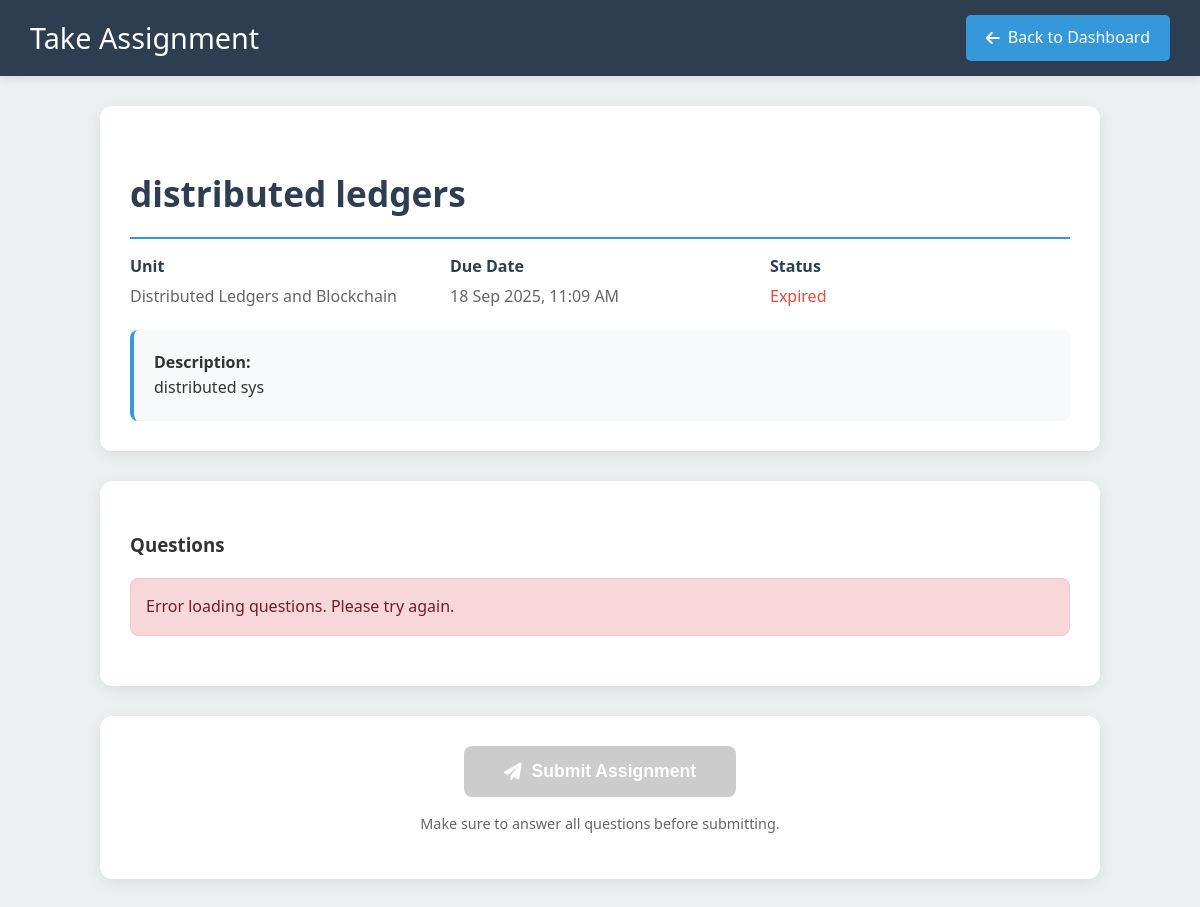
Page /student/take_assignment.php?id=2 (signed in) on the committed database.
### tables this page shows
CREATE TABLE `interactive_assignments` (
  `id` int NOT NULL,
  `lecturer_id` int NOT NULL,
  `unit_id` int NOT NULL,
  `title` varchar(255) NOT NULL,
  `description` text,
  `due_date` datetime DEFAULT NULL,
  `created_at` timestamp NULL DEFAULT CURRENT_TIMESTAMP
);

CREATE TABLE `units` (
  `id` int NOT NULL,
  `name` varchar(100) DEFAULT NULL,
  `code` varchar(50) DEFAULT NULL,
  `course_id` int DEFAULT NULL,
  `year` int DEFAULT NULL,
  `semester` int NOT NULL
);

### student/take_assignment.php (the view, shortened to what this page needs)
<?php
require_once '../config/db.php';
$assignment_id = intval($_GET['id'] ?? 0);
try {
    $assignment_stmt = $conn->prepare("
        SELECT a.id, a.title, a.description, a.due_date, u.name AS unit_name
        FROM interactive_assignments a
        JOIN units u ON a.unit_id = u.id
        WHERE a.id = ?
    ");
    $assignment_stmt->bind_param("i", $assignment_id);
    $assignment_stmt->execute();
    $assignment = $assignment_stmt->get_result()->fetch_assoc();
} catch (Exception $e) {
    error_log("Error fetching assignment: " . $e->getMessage());
    $_SESSION['error'] = "Error loading assignment.";
    header("Location: dashboard.php");
    exit;
}
?>
<!DOCTYPE html>
<html lang="en">
<head>
    <link rel="stylesheet" href="https://cdnjs.cloudflare.com/ajax/libs/font-awesome/6.0.0-beta3/css/all.min.css">
</head>
<body>
    <header class="header">
        <h1>Take Assignment</h1>
        <a href="dashboard.php" class="back-btn">
            <i class="fas fa-arrow-left"></i>
            Back to Dashboard
        </a>
    </header>
<div class="container">
        <div class="assignment-header">
            <h2 class="assignment-title"><?= htmlspecialchars($assignment['title']) ?></h2>
            <div class="assignment-meta">
                <div class="meta-item">
                    <div class="meta-label">Unit</div>
                    <div class="meta-value"><?= htmlspecialchars($assignment['unit_name']) ?></div>
                </div>
                <div class="meta-item">
                    <div class="meta-label">Due Date</div>
                    <div class="meta-value"><?= date("d M Y, h:i A", strtotime($assignment['due_date'])) ?></div>
                </div>
                <div class="meta-item">
                    <div class="meta-label">Status</div>
                    <div class="meta-value">
                        <?php
                        $now = new DateTime();
                        $due_date = new DateTime($assignment['due_date']);
                        if ($now > $due_date) {
                            echo '<span style="color: var(--danger-color);">Expired</span>';
                        } else {
                            echo '<span style="color: var(--success-color);">Active</span>';
                        }
                        ?>
                    </div>
    </div>
              </div>
            <?php if (!empty($assignment['description'])): ?>
            <div class="assignment-description">
                <strong>Description:</strong><br>
                <?= nl2br(htmlspecialchars($assignment['description'])) ?>
          </div>
        <?php endif; ?>
      </div>
        <form id="assignment-form" method="POST" action="../actions.php">
            <div class="questions-container">
                <h3>Questions</h3>
                <div id="questions-list">
                </div>
            </div>
            <div class="submit-section">
                <button type="submit" class="submit-btn" id="submit-btn" disabled>
                    <i class="fas fa-paper-plane"></i>
                    Submit Assignment
                </button>
                <p style="margin-top: 15px; color: #666; font-size: 0.9em;">
                    Make sure to answer all questions before submitting.
                </p>
            </div>
  </form>
</div>
</body>
</html>

### student/take_assignment.php (style rules this page uses)
:root { --primary-color: #3498db; --secondary-color: #2c3e50; --accent-color: #2ecc71; --text-color: #333; --light-bg: #ecf0f1; --white: #ffffff; --border-color: #ddd; --danger-color: #e74c3c; --success-color: #28a745; --warning-color: #ffc107; --shadow-light: 0 4px 15px rgba(0, 0, 0, 0.08); --shadow-medium: 0 8px 25px rgba(0, 0, 0, 0.2); }
body { font-family: 'Segoe UI', Tahoma, Geneva, Verdana, sans-serif; margin: 0; background-color: var(--light-bg); color: var(--text-color); line-height: 1.6; }
.header { background-color: var(--secondary-color); color: var(--white); padding: 15px 30px; display: flex; justify-content: space-between; align-items: center; box-shadow: 0 2px 10px rgba(0, 0, 0, 0.1); }
.header h1 { margin: 0; font-size: 1.8em; font-weight: 400; }
.back-btn { background-color: var(--primary-color); color: var(--white); padding: 10px 20px; border: none; border-radius: 5px; cursor: pointer; text-decoration: none; display: inline-flex; align-items: center; gap: 8px; transition: background-color 0.2s ease; }
.container { max-width: 1000px; margin: 30px auto; padding: 0 20px; }
.assignment-header { background-color: var(--white); border-radius: 12px; box-shadow: var(--shadow-light); padding: 30px; margin-bottom: 30px; }
.assignment-title { color: var(--secondary-color); font-size: 2.2em; margin-bottom: 15px; border-bottom: 2px solid var(--primary-color); padding-bottom: 15px; }
.assignment-meta { display: grid; grid-template-columns: repeat(auto-fit, minmax(200px, 1fr)); gap: 20px; margin-bottom: 20px; }
.meta-item { display: flex; flex-direction: column; }
.meta-label { font-weight: bold; color: var(--secondary-color); margin-bottom: 5px; }
.meta-value { color: #666; }
.assignment-description { background-color: #f8f9fa; padding: 20px; border-radius: 8px; border-left: 4px solid var(--primary-color); }
.questions-container { background-color: var(--white); border-radius: 12px; box-shadow: var(--shadow-light); padding: 30px; }
.submit-section { background-color: var(--white); border-radius: 12px; box-shadow: var(--shadow-light); padding: 30px; margin-top: 30px; text-align: center; }
.submit-btn { background-color: var(--success-color); color: var(--white); padding: 15px 40px; border: none; border-radius: 8px; font-size: 1.1em; font-weight: bold; cursor: pointer; transition: background-color 0.2s ease; display: inline-flex; align-items: center; gap: 10px; }
.submit-btn:disabled { background-color: #ccc; cursor: not-allowed; }

### rows in the picture
interactive_assignments: title "distributed ledgers", unit.name "Distributed Ledgers and Blockchain", due_date "18 Sep 2025, 11:09 AM", description "distributed sys"
